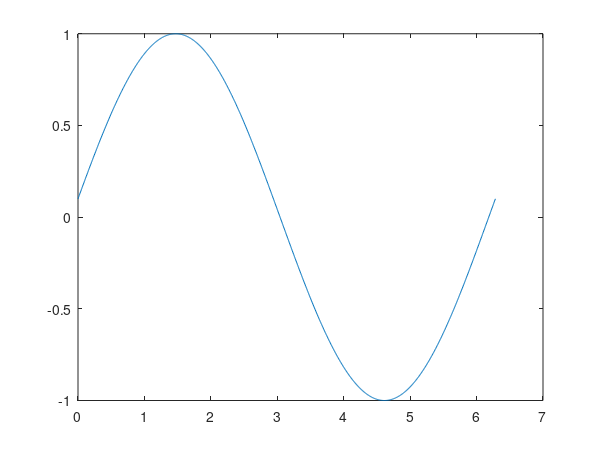

The MATLAB script that drew this image: (Note: this script raises an error after producing the figure.)
function rows = benchmarkM23Elements(outputDirectory, pointsPerAxes)
%BENCHMARKM23ELEMENTS Measure figure-element overhead at moderate data size.
    root=fileparts(fileparts(mfilename('fullpath')));addpath(fullfile(root,'src'));
    if nargin<1,outputDirectory=fullfile(root,'benchmarks','output','m2.3-elements');end
    if nargin<2,pointsPerAxes=1000;end
    if exist(outputDirectory,'dir')~=7,mkdir(outputDirectory);end
    texDir=fullfile(outputDirectory,'tex');if exist(texDir,'dir')~=7,mkdir(texDir);end
    cases={{'single_axes',1,0},{'single_colorbar',1,1},{'two_colorbars',2,2},{'four_colorbars',4,4}};
    rows=cell(numel(cases),9);
    for k=1:numel(cases)
        spec=cases{k};fig=makeFigure(spec{2},spec{3},pointsPerAxes);
        timer=tic;ir=m2t2.reader.readFigure(fig);reader=toc(timer);
        timer=tic;text=m2t2.render.renderPgfplots(ir,true);renderer=toc(timer);
        path=fullfile(texDir,[spec{1} '.tex']);fid=fopen(path,'w');cleanup=onCleanup(@()fclose(fid));fwrite(fid,text,'char');clear cleanup;close(fig);
        rows(k,:)={spec{1},spec{2},spec{3},spec{2}*pointsPerAxes,reader,renderer,reader+renderer,numel(text),path};
    end
    fid=fopen(fullfile(outputDirectory,'element-performance-raw.tsv'),'w');cleanup=onCleanup(@()fclose(fid));
    fprintf(fid,'case\taxes\tcolorbars\ttotal_points\treader_s\trenderer_s\ttotal_s\ttex_bytes\ttex_path\n');
    for k=1:size(rows,1),fprintf(fid,'%s\t%d\t%d\t%d\t%.9f\t%.9f\t%.9f\t%d\t%s\n',rows{k,:});end
end
function fig=makeFigure(axesCount,colorbarCount,points)
    fig=figure('Visible','off','PaperUnits','points','PaperPosition',[0 0 432 324]);x=linspace(0,2*pi,points);
    for k=1:axesCount
        if axesCount==1,ax=axes('Parent',fig);else,ax=subplot(ceil(axesCount/2),2,k,'Parent',fig);end
        plot(ax,x,sin(x+k/10));caxis(ax,[0 1]);if k<=colorbarCount,colorbar(ax);end
    end
end
